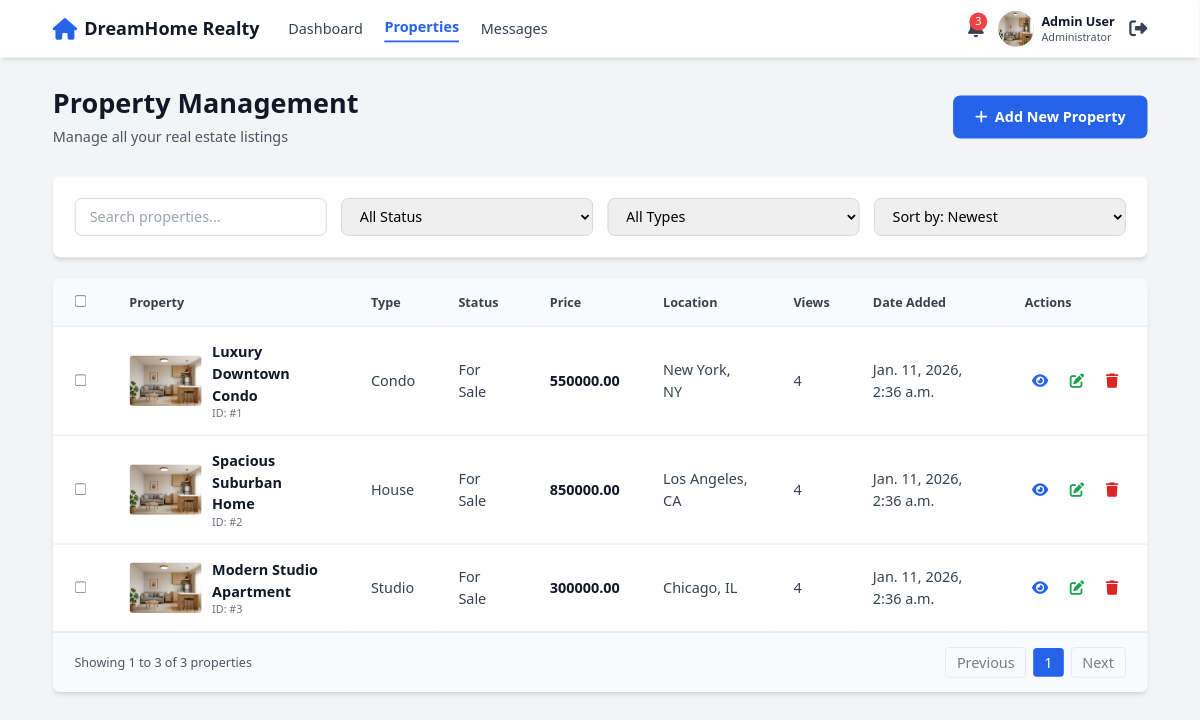
The page /api/property_admin_page/ on the database as committed earlier.
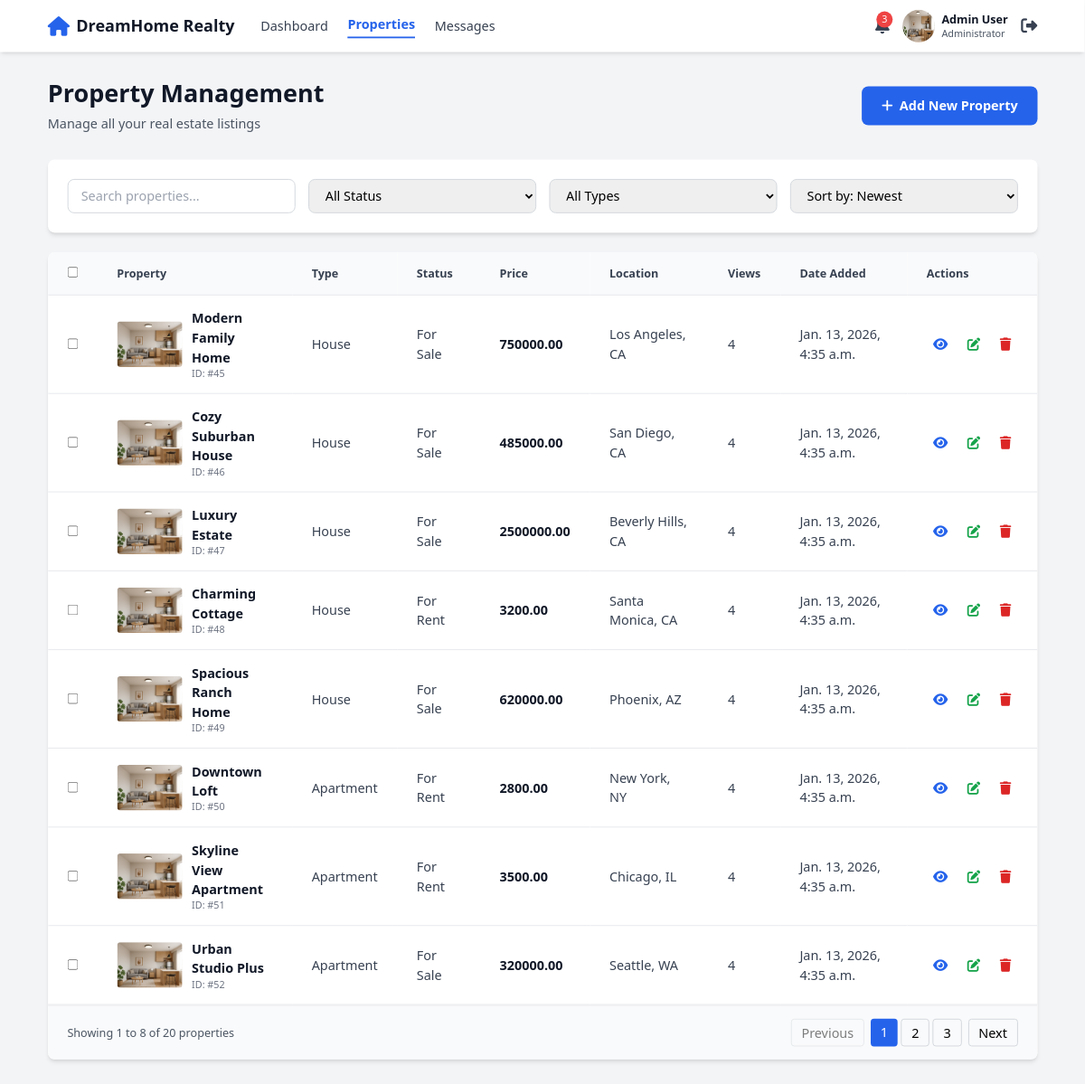
The same page on the database as committed later.
### agent_page/models.py (models this page shows, shortened)
class Property(models.Model):
    STATUS_CHOICES = [
        ('For Sale', 'For Sale'),
        ('For Rent', 'For Rent'),
        ('Sold', 'Sold'),
        ('Pending', 'Pending')
    ]
    TYPE_CHOICES = [
        ('House', 'House'),
        ('Apartment', 'Apartment'),
        ('Villa', 'Villa'),
        ('Condo', 'Condo'),
        ('Townhouse', 'Townhouse'),
        ('Penthouse', 'Penthouse'),
    ]
    is_active = models.BooleanField(default=False)
    title = models.CharField(max_length=200)
    description = models.TextField()
    property_type = models.CharField(max_length=100,choices=TYPE_CHOICES)
    status = models.CharField(max_length=100, choices=STATUS_CHOICES)
    price = models.DecimalField(max_digits=12,decimal_places=2)
    price_per_sqft = models.DecimalField(max_digits=10, decimal_places=2, blank=True, null=True)
    bedrooms = models.PositiveIntegerField()
    bathrooms = models.PositiveIntegerField()
    square_feet = models.PositiveIntegerField()
    year_built = models.DateField()
    address = models.CharField(max_length=200)
    city = models.CharField(max_length=100)
    state = models.CharField(max_length=100)
    zip_code = models.CharField(max_length=20)
    main_image = models.ImageField(upload_to='property_images/main_image/')
    image_2 = models.ImageField(upload_to='property_images/image_2/')
    image_3 = models.ImageField(upload_to='property_images/image_3/')
    created_at = models.DateTimeField(auto_now_add=True)
    updated_at = models.DateTimeField(auto_now=True)
    agent = models.ForeignKey('Agent', on_delete=models.SET_NULL, null=True, related_name='properties')
    map_image = models.ImageField(upload_to='property_images/map_image/', blank=True, null=True)
    class Meta:
        verbose_name_plural = 'Properties'

### agent_page/views.py (the view)
# urls.py: path('property_admin_page/',views.property_admin_page,name='property_admin_page'),
def property_admin_page(request):
    properties = Property.objects.filter(is_active=True).annotate(
    view_count =Count('views'))
    status = request.GET.get('status')
    property_type = request.GET.get('property_type')
    if status and status != 'All Status':
        properties = properties.filter(status=status)
    if property_type and property_type != 'All Types':
        properties = properties.filter(property_type=property_type)
    paginator = Paginator(properties,8)
    page_number = request.GET.get('page')
    page_obj = paginator.get_page(page_number)
    return render(request,'admin/properties.html',{'page_obj':page_obj})

### templates/admin/properties.html (shortened to what this page needs)
<!DOCTYPE html>
<html lang="en">
<head>
  <script src="https://cdn.tailwindcss.com"></script>
  <link rel="stylesheet" href="https://cdnjs.cloudflare.com/ajax/libs/font-awesome/6.4.0/css/all.min.css">
</head>
<body class="bg-gray-100">
  <nav class="bg-white shadow-md">
    <div class="max-w-7xl mx-auto px-4 sm:px-6 lg:px-8">
      <div class="flex justify-between items-center h-16">
        <div class="flex items-center gap-8">
          <a href="{% url 'dashboard_page' %}" class="flex items-center gap-2">
            <i class="fas fa-home text-blue-600 text-2xl"></i>
            <span class="text-xl font-bold text-gray-900">DreamHome Realty</span>
          </a>
          <div class="hidden md:flex items-center gap-6">
            <a href="{% url 'dashboard_page' %}" class="text-gray-700 hover:text-blue-600 font-medium">Dashboard</a>
            <a href="{% url 'property_admin_page' %}"
              class="text-blue-600 font-semibold border-b-2 border-blue-600 pb-1">Properties</a>
            <a href="{% url 'message_page' %}" class="text-gray-700 hover:text-blue-600 font-medium">Messages</a>
          </div>
        </div>
        <div class="flex items-center gap-4">
          <button class="text-gray-700 hover:text-blue-600 relative">
            <span
              class="absolute -top-1 -right-1 bg-red-500 text-white text-xs rounded-full w-5 h-5 flex items-center justify-center">3</span>
          </button>
          <div class="flex items-center gap-2">
            <img src="	http://127.0.0.1:8000/media/property_images/main_image/studio_main2.png" alt="Admin"
              class="w-10 h-10 rounded-full">
            <div class="hidden md:block">
              <p class="text-sm font-semibold text-gray-900" id="adminName">Admin User</p>
              <p class="text-xs text-gray-600">Administrator</p>
            </div>
          </div>
          <button onclick="handleLogout()" class="text-gray-700 hover:text-red-600">
            <i class="fas fa-sign-out-alt text-xl"></i>
          </button>
        </div>
      </div>
    </div>
  </nav>
  <div class="max-w-7xl mx-auto px-4 sm:px-6 lg:px-8 py-8">
    <div class="flex justify-between items-center mb-8">
      <div>
        <h1 class="text-3xl font-bold text-gray-900 mb-2">Property Management</h1>
        <p class="text-gray-600">Manage all your real estate listings</p>
      </div>
      <button onclick="openAddModal()"
        class="bg-blue-600 text-white px-6 py-3 rounded-lg font-semibold hover:bg-blue-700 flex items-center gap-2">
        <i class="fas fa-plus"></i> Add New Property
      </button>
    </div>
    <div class="bg-white rounded-lg shadow-md p-6 mb-6">
      <div class="grid grid-cols-1 md:grid-cols-4 gap-4">
        <div>
          <input type="text" placeholder="Search properties..."
            class="w-full px-4 py-2 border border-gray-300 rounded-lg focus:ring-2 focus:ring-blue-500 focus:border-blue-500">
        </div>
        <div>
          <select
            class="w-full px-4 py-2 border border-gray-300 rounded-lg focus:ring-2 focus:ring-blue-500 focus:border-blue-500">
            <option>All Status</option>
          </select>
        </div>
        <div>
          <select
            class="w-full px-4 py-2 border border-gray-300 rounded-lg focus:ring-2 focus:ring-blue-500 focus:border-blue-500">
            <option>All Types</option>
          </select>
        </div>
        <div>
          <select
            class="w-full px-4 py-2 border border-gray-300 rounded-lg focus:ring-2 focus:ring-blue-500 focus:border-blue-500">
            <option>Sort by: Newest</option>
          </select>
        </div>
      </div>
    </div>
    <div class="bg-white rounded-lg shadow-md overflow-hidden">
      <div class="overflow-x-auto">
        <table class="w-full">
          <thead class="bg-gray-50 border-b">
            <tr>
              <th class="text-left py-4 px-6 text-sm font-semibold text-gray-700">
                <input type="checkbox" class="rounded">
              </th>
              <th class="text-left py-4 px-6 text-sm font-semibold text-gray-700">Property</th>
              <th class="text-left py-4 px-6 text-sm font-semibold text-gray-700">Type</th>
              <th class="text-left py-4 px-6 text-sm font-semibold text-gray-700">Status</th>
              <th class="text-left py-4 px-6 text-sm font-semibold text-gray-700">Price</th>
              <th class="text-left py-4 px-6 text-sm font-semibold text-gray-700">Location</th>
              <th class="text-left py-4 px-6 text-sm font-semibold text-gray-700">Views</th>
              <th class="text-left py-4 px-6 text-sm font-semibold text-gray-700">Date Added</th>
              <th class="text-left py-4 px-6 text-sm font-semibold text-gray-700">Actions</th>
            </tr>
          </thead>
          <tbody id="propertiesTable">
            {% for property in page_obj %}
            <tr class="border-b hover:bg-gray-50">
              <td class="py-4 px-6">
                <input type="checkbox" class="rounded">
              </td>
              <td class="py-4 px-6">
                <div class="flex items-center gap-3">
                  <img src="	http://127.0.0.1:8000/media/property_images/main_image/studio_main2.png" alt="Property"
                    class="w-20 h-14 object-cover rounded">
                  <div>
                    <p class="font-semibold text-gray-900">{{property.title}}</p>
                    <p class="text-xs text-gray-500">ID: #{{property.id}}</p>
                  </div>
                </div>
              </td>
              <td class="py-4 px-6 text-gray-700">{{property.property_type}}</td>
              <td class="py-4 px-6 text-gray-700">{{property.status}}</td>
              <td class="py-4 px-6 font-semibold text-gray-900">{{property.price}}</td>
              <td class="py-4 px-6 text-gray-700">{{property.city}}, {{property.state}}</td>
              <td class="py-4 px-6 text-gray-700">4</td>
              <td class="py-4 px-6 text-gray-700">{{property.created_at}}</td>
              <td class="py-4 px-6">
                <div class="flex gap-2">
                  <a class="text-blue-600 hover:text-blue-700 p-2" title="View"
                    href="http://127.0.0.1:8000/property/{{property.id}}">
                    <i class="fas fa-eye"></i>
                  </a>
                  <button onclick="editProperty(1)" class="text-green-600 hover:text-green-700 p-2" title="Edit">
                    <i class="fas fa-edit"></i>
                  </button>
                  <button onclick="deleteProperty(1)" class="text-red-600 hover:text-red-700 p-2" title="Delete">
                    <i class="fas fa-trash"></i>
                  </button>
                </div>
              </td>
            </tr>
            {% endfor %}
          </tbody>
        </table>
      </div>
      <div class="flex justify-between items-center px-6 py-4 border-t bg-gray-50">
        <p class="text-sm text-gray-600">
          Showing {{ page_obj.start_index }} to {{ page_obj.end_index }} of {{ page_obj.paginator.count }} properties
        </p>
        <div class="flex gap-2 items-center">
          {% if page_obj.has_previous %}
          <a href="?page={{ page_obj.previous_page_number }}"
            class="px-3 py-1 border border-gray-300 rounded hover:bg-gray-100">
            Previous
          </a>
          {% else %}
          <button class="px-3 py-1 border border-gray-300 rounded opacity-50 cursor-not-allowed" disabled>
            Previous
          </button>
          {% endif %}
          <span class="step-links flex gap-1">
            {% for num in page_obj.paginator.page_range %}
            {% if num == page_obj.number %}
            <span class="px-3 py-1 bg-blue-600 text-white rounded">{{ num }}</span>
            {% else %}
            <a href="?page={{ num }}" class="px-3 py-1 border border-gray-300 rounded hover:bg-gray-100">{{ num }}</a>
            {% endif %}
            {% endfor %}
          </span>
          {% if page_obj.has_next %}
          <a href="?page={{ page_obj.next_page_number }}"
            class="px-3 py-1 border border-gray-300 rounded hover:bg-gray-100">
            Next
          </a>
          {% else %}
          <button class="px-3 py-1 border border-gray-300 rounded opacity-50 cursor-not-allowed" disabled>
            Next
          </button>
          {% endif %}
        </div>
      </div>
    </div>
  </div>
</body>
</html>

### templates/admin/properties.html (style rules this page uses)
html { height: 100%; }
body { min-height: 100%; display: flex; flex-direction: column; transform: scale(0.9); transform-origin: top left; width: 111.11%; }
body>*:not(footer):not(nav) { flex-shrink: 0; }

Rows that differ between the two databases and show on the page:
removed Property: title "Luxury Downtown Condo", id "1", property_type "Condo", status "For Sale", price "550000.00", city "New York", state "NY", created_at "Jan. 11, 2026, 2:36 a.m."
removed Property: title "Spacious Suburban Home", id "2", property_type "House", status "For Sale", price "850000.00", city "Los Angeles", state "CA", created_at "Jan. 11, 2026, 2:36 a.m."
removed Property: title "Modern Studio Apartment", id "3", property_type "Studio", status "For Sale", price "300000.00", city "Chicago", state "IL", created_at "Jan. 11, 2026, 2:36 a.m."
added Property: title "Modern Family Home", id "45", property_type "House", status "For Sale", price "750000.00", city "Los Angeles", state "CA", created_at "Jan. 13, 2026, 4:35 a.m."
added Property: title "Cozy Suburban House", id "46", property_type "House", status "For Sale", price "485000.00", city "San Diego", state "CA", created_at "Jan. 13, 2026, 4:35 a.m."
added Property: title "Luxury Estate", id "47", property_type "House", status "For Sale", price "2500000.00", city "Beverly Hills", state "CA", created_at "Jan. 13, 2026, 4:35 a.m."
added Property: title "Charming Cottage", id "48", property_type "House", status "For Rent", price "3200.00", city "Santa Monica", state "CA", created_at "Jan. 13, 2026, 4:35 a.m."
added Property: title "Spacious Ranch Home", id "49", property_type "House", status "For Sale", price "620000.00", city "Phoenix", state "AZ", created_at "Jan. 13, 2026, 4:35 a.m."
added Property: title "Downtown Loft", id "50", property_type "Apartment", status "For Rent", price "2800.00", city "New York", state "NY", created_at "Jan. 13, 2026, 4:35 a.m."
added Property: title "Skyline View Apartment", id "51", property_type "Apartment", status "For Rent", price "3500.00", city "Chicago", state "IL", created_at "Jan. 13, 2026, 4:35 a.m."
added Property: title "Urban Studio Plus", id "52", property_type "Apartment", status "For Sale", price "320000.00", city "Seattle", state "WA", created_at "Jan. 13, 2026, 4:35 a.m."
Other text that changed with them:
{{ page_obj.end_index }}: "3" → "8"
{{ page_obj.paginator.count }}: "3" → "20"
new list line: "2"
new list line: "3"
